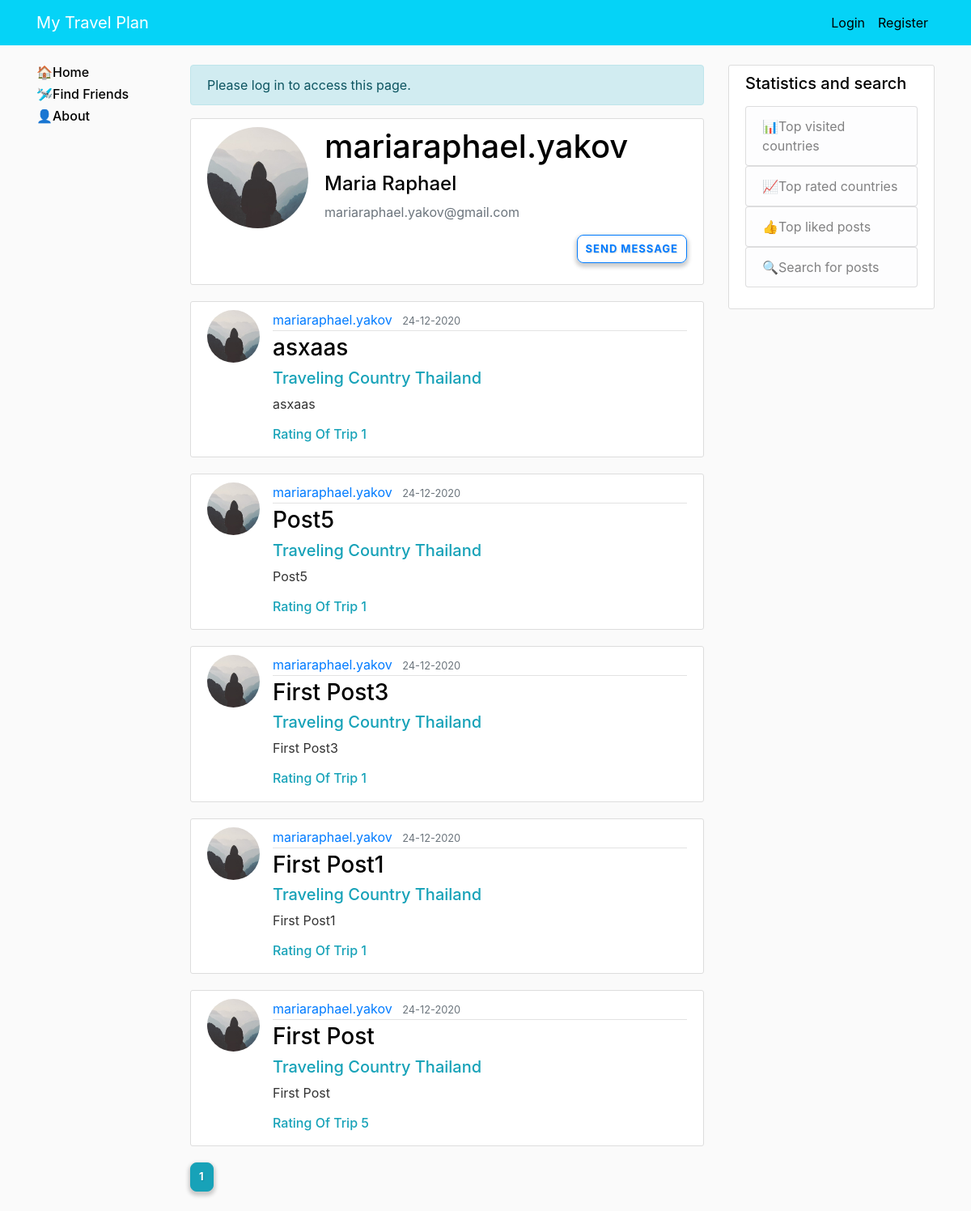
The app's page /user/mariaraphael.yakov/ with its own data.
### mytravelplan/models.py (models this page shows, shortened)
class User(db.Model, UserMixin):
    id = db.Column(db.Integer, primary_key=True)
    username = db.Column(db.String(20), unique=True, nullable=False)
    email = db.Column(db.String(120), unique=True, nullable=False)
    image_file = db.Column(db.String(20), nullable=False, default='default.jpg')
    password = db.Column(db.String(60), nullable=False)
    first_name = db.Column(db.String(20), nullable=False)
    last_name = db.Column(db.String(20), nullable=False)
    date_of_birth = db.Column(db.DateTime, nullable=True)
    messageReceived = db.relationship('Message', backref='receiverUser', lazy=True)
    comments = db.relationship('Comment', backref='author', lazy=True)
    admin_permissions = db.Column(db.Integer, default=0)
    posts = db.relationship('Post', backref='author', lazy=True)
    to_do_list = db.relationship('Todolist', backref='author', lazy=True)
    amount_of_posts = db.Column(db.Integer, default=0)
    level_of_user = db.Column(db.String(100), default='New')
    verified = db.Column(db.Boolean, default=False)

class Post(db.Model):
    id = db.Column(db.Integer, primary_key=True)
    title = db.Column(db.String(100), nullable=False)
    date_posted = db.Column(db.DateTime, nullable=False, default=datetime.utcnow)
    content = db.Column(db.Text, nullable=False)
    user_id = db.Column(db.Integer, db.ForeignKey('user.id'),
                        nullable=False)  # Foreign Key to make a relationship with the user by 'user_id' field
    comments = db.relationship('Comment', backref='belong', lazy=True)
    country = db.Column(db.String(100), nullable=False)
    city = db.Column(db.String(100))
    place = db.Column(db.String(100))
    rate = db.Column(db.Integer)
    likes = db.relationship('PostLikes', backref='belong', lazy=True)
    imgs = db.relationship('Image', backref='belong', lazy=True)
    amount_of_likes = db.Column(db.Integer, default=0)
    amount_of_comments = db.Column(db.Integer, default=0)
    reported = db.Column(db.Boolean, default=False)
    find_friends = db.Column(db.Boolean, default=False)

### mytravelplan/users/routes.py (the view)
@users.route('/user/<string:username>/', methods=['GET', 'POST'])
def user_account_show(username):
    msg_counters = messages_counters()
    message_clicked = MessageClickForm()
    if message_clicked.validate_on_submit():
        if current_user.is_authenticated:
            return redirect(url_for('messages.new_message', receiver=username))
    user = User.query.filter_by(username=username).first_or_404()
    page = request.args.get('page', 1, type=int)
    posts = Post.query.filter_by(user_id=user.id).order_by(Post.date_posted.desc()).paginate(page=page, per_page=5)
    return render_template('user_account_show.html', user=user, form=message_clicked, msg_counters=msg_counters, posts=posts)

### mytravelplan/messages/forms.py
class MessageClickForm(FlaskForm):
    submit = SubmitField('Send Message')

### mytravelplan/templates/user_account_show.html (shortened to what this page needs)
{% extends "base.html" %}
    {% block content %}
        <div class="content-section">
          <div class="media">
            <img class="rounded-circle account-img" src="{{ url_for('static', filename='profile_pics/' + user.image_file)}}">
            <div class="media-body">
              <h2 class="account-heading">{{ user.username }}</h2>
                <h4>{{ user.first_name }} {{ user.last_name }}</h4>
              <p class="text-secondary">{{ user.email }}</p>
                 <form class="pull-right" method="POST" action="" enctype="multipart/form-data">
                    <div class="form-group">
                        {{ form.submit(class="btn btn-outline-primary btn-sm") }}
                    </div>
           </form>
            </div>
          </div>
        </div>
           {% for post in posts.items %}
             <article class="media content-section">
       <img class="rounded-circle article-img" src="{{ url_for('static', filename='profile_pics/' + post.author.image_file) }}">
      <div class="media-body">
        <div class="article-metadata">
          <a class="mr-2" href="{{url_for('users.user_account_show', username=post.author.username)}}">{{ post.author.username }}</a>
          <small class="text-muted">{{ post.date_posted.strftime('%d-%m-%Y') }}</small>
        </div>
        <h3 class="text-info"><a class="article-title" href="{{ url_for('posts.post', post_id=post.id) }}">{{ post.title }}</a></h3>
          <h5 class="article-title text-info">Traveling Country {{ post.country }}</h5>
        <p class="article-content">{{ post.content }}</p>
          <h6 class="text-info">Rating Of Trip {{ post.rate }}</h6>
      </div>
    </article>
        {% endfor %}
        {% for page_num in posts.iter_pages(left_edge=1, right_edge=1, left_current=1, right_current=2) %}
        {% if page_num %}
            {% if posts.page == page_num %}
                <a class="btn btn-info mb-4" href="{{ url_for('main.home', page=page_num) }}">{{ page_num }}</a>
            {% else %}
                <a class="btn btn-outline-info mb-4" href="{{ url_for('main.home', page=page_num) }}">{{ page_num }}</a>
            {% endif %}
        {% endif %}
        {% endfor %}
    {% endblock %}

### mytravelplan/static/main.css (style rules this page uses)
body { background: #fafafa; color: #333333; margin-top: 5rem; }
h1, h2, h3, h4, h5, h6 { color: black; }
.content-section { background: #ffffff; padding: 10px 20px; border: 1px solid #dddddd; border-radius: 3px; margin-bottom: 20px; }
.article-title { color: black; }
.article-content { white-space: pre-line; }
.article-img { height: 65px; width: 65px; margin-right: 16px; }
.article-metadata { padding-bottom: 1px; margin-bottom: 4px; border-bottom: 1px solid #e3e3e3 }
.account-img { height: 125px; width: 125px; margin-right: 20px; margin-bottom: 16px; }
.account-heading { font-size: 2.5rem; }
.btn { border-radius: 8px; font-size: 13px; font-weight: bold; letter-spacing: 1px; padding: 7px 10px; text-shadow: 1px 1px 1px rgba(0, 0, 0, 0.14); text-transform: uppercase; box-shadow: 0 3px 5px 2px rgba(0, 0, 0, 0.2); }

### records on screen
User: image_file (placeholder picture), username "mariaraphael.yakov", first_name "Maria", last_name "Raphael", email "mariaraphael.yakov@gmail.com"
Post: image_file (placeholder picture), author.username "mariaraphael.yakov", date_posted "24-12-2020", title "asxaas", country "Thailand", content "asxaas", rate "1"
Post: image_file (placeholder picture), author.username "mariaraphael.yakov", date_posted "24-12-2020", title "Post5", country "Thailand", content "Post5", rate "1"
Post: image_file (placeholder picture), author.username "mariaraphael.yakov", date_posted "24-12-2020", title "First Post3", country "Thailand", content "First Post3", rate "1"
Post: image_file (placeholder picture), author.username "mariaraphael.yakov", date_posted "24-12-2020", title "First Post1", country "Thailand", content "First Post1", rate "1"
Post: image_file (placeholder picture), author.username "mariaraphael.yakov", date_posted "24-12-2020", title "First Post", country "Thailand", content "First Post", rate "5"

### other values on screen
{{ message }} "Please log in to access this page."
{{ page_num }} "1"
